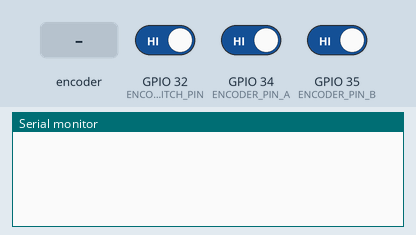
Simulated run of this sketch. Board: ESP32. On the bench: the last lines printed to the serial monitor. Inputs (shaded band) come from the test bench; at power-on: GPIO 32 (ENCODER_SWITCH_PIN) HIGH, GPIO 34 (ENCODER_PIN_A) HIGH, GPIO 35 (ENCODER_PIN_B) HIGH.

Above: at 1.2 s.
1.3 s: rotary encoder on GPIO 34 (ENCODER_PIN_A) / GPIO 35 (ENCODER_PIN_B) turned 1 step (first pin leading)
At 1.8 s:
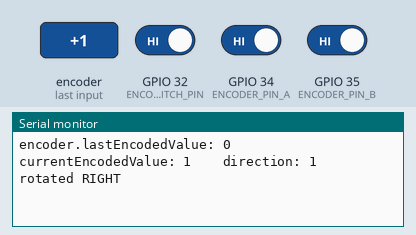
3.0 s: GPIO 32 (ENCODER_SWITCH_PIN) driven LOW
At 4.2 s:
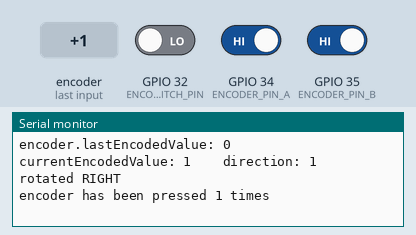
4.5 s: rotary encoder on GPIO 34 (ENCODER_PIN_A) / GPIO 35 (ENCODER_PIN_B) turned 1 step (first pin leading)
At 5.1 s:
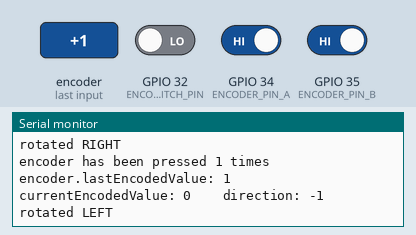

The sketch:

encoder-test.ino
```cpp
//From bildr article: http://bildr.org/2012/08/rotary-encoder-arduino/
// NOTE: encoder-test2 is much better! use that one
#include "Arduino.h"

#define LEFT -1
#define RIGHT 1

// D2 = INT0; D3 = INT1;  --> need interrupts for encoder
#define ENCODER_PIN_A GPIO_NUM_34
#define ENCODER_PIN_B GPIO_NUM_35
#define ENCODER_SWITCH_PIN GPIO_NUM_32

struct Encoder
{
  volatile bool pressed;
  volatile bool rotated;
  volatile int pressedCount;
  volatile int direction; // 1 = RIGHT/CLOCKWISE; -1 = LEFT/COUNTER_CLOCKWISE, 0 = NONE
  volatile int lastEncodedValue;  // 4 bit value -- e.g. `0100`
  volatile long lastReadingMillis; // for debouncing
};

Encoder encoder = {false, false, 0, 0, 0b0000, 0};

void IRAM_ATTR updateEncoder()
{
  /*
    Pin A and Pin B will report HIGH/LOW in the following sequence of pairs as we rotate RIGHT:
    binary  [00, 01, 11, 10]
    decimal [ 0,  1,  3,  2]

    LAST  CURRENT   DIRECTION
    ==========================
     0  ->   1        RIGHT
     1  ->   3        RIGHT
     3  ->   2        RIGHT
     2  ->   0        RIGHT
     0  ->   2        LEFT
     2  ->   3        LEFT
     3  ->   1        LEFT
     1  ->   0        LEFT
  */

  // simple debounce
  const long currentMillis = millis();
  if (currentMillis - encoder.lastReadingMillis > 150)
  {
    int MSB = digitalRead(ENCODER_PIN_A); //MSB = most significant bit
    int LSB = digitalRead(ENCODER_PIN_B); //LSB = least significant bit
    //converting the 2 pin value to single number
    int currentEncodedValue = (MSB << 1) | LSB;
    encoder.direction = 0;  // default to 0 (NONE)
    if (encoder.lastEncodedValue == 0 && currentEncodedValue == 1) encoder.direction = RIGHT;
    if (encoder.lastEncodedValue == 1 && currentEncodedValue == 3) encoder.direction = RIGHT;
    if (encoder.lastEncodedValue == 3 && currentEncodedValue == 2) encoder.direction = RIGHT;
    if (encoder.lastEncodedValue == 2 && currentEncodedValue == 0) encoder.direction = RIGHT;
    if (encoder.lastEncodedValue == 0 && currentEncodedValue == 2) encoder.direction = LEFT;
    if (encoder.lastEncodedValue == 2 && currentEncodedValue == 3) encoder.direction = LEFT;
    if (encoder.lastEncodedValue == 3 && currentEncodedValue == 1) encoder.direction = LEFT;
    if (encoder.lastEncodedValue == 1 && currentEncodedValue == 0) encoder.direction = LEFT;

    if (encoder.direction != 0)
    {
      Serial.printf("encoder.lastEncodedValue: %d   currentEncodedValue: %d    direction: %d\n", encoder.lastEncodedValue, currentEncodedValue, encoder.direction);

      encoder.lastEncodedValue = currentEncodedValue; //store this value for comparison next time
      encoder.lastReadingMillis = currentMillis;
      encoder.rotated = true;
    }
  }
}

void IRAM_ATTR encoderButtonPressed()
{
  // simple debounce
  const long currentMillis = millis();
  if (currentMillis - encoder.lastReadingMillis > 150)
  {
    encoder.pressedCount++;
    encoder.lastReadingMillis = currentMillis;
    encoder.pressed = true;
  }
}

void setup()
{
  Serial.begin(115200);                 // start the serial monitor link
  pinMode(ENCODER_PIN_A, INPUT_PULLUP); // set ENCODER_PIN_A as an input, pulled HIGH to the logic voltage (5V or 3.3V for most cases)
  pinMode(ENCODER_PIN_B, INPUT_PULLUP); // set ENCODER_PIN_B as an input, pulled HIGH to the logic voltage (5V or 3.3V for most cases)
  pinMode(ENCODER_SWITCH_PIN, INPUT_PULLUP);
  attachInterrupt(digitalPinToInterrupt(ENCODER_PIN_A), updateEncoder, CHANGE);
  attachInterrupt(digitalPinToInterrupt(ENCODER_PIN_B), updateEncoder, CHANGE);
  attachInterrupt(digitalPinToInterrupt(ENCODER_SWITCH_PIN), encoderButtonPressed, FALLING); // want to know when button is coming down from HIGH to LOW when it is released after a press
}

void loop()
{
  if (encoder.pressed)
  {
    encoder.pressed = false;
    Serial.printf("encoder has been pressed %u times\n", encoder.pressedCount);
  }

  if (encoder.rotated)
  {
    encoder.rotated = false;
    if (encoder.direction == RIGHT) {
      Serial.println("rotated RIGHT");
    }
    else if (encoder.direction == LEFT) {
      Serial.println("rotated LEFT");
    }
  }
}
```

Measured:
- after the input at 1.3 s, the serial monitor: prints a new line at once (image 1)
- after the input at 3.0 s, the serial monitor: prints a new line at once (image 2)
- after the input at 4.5 s, the serial monitor: prints a new line at once (image 3)
